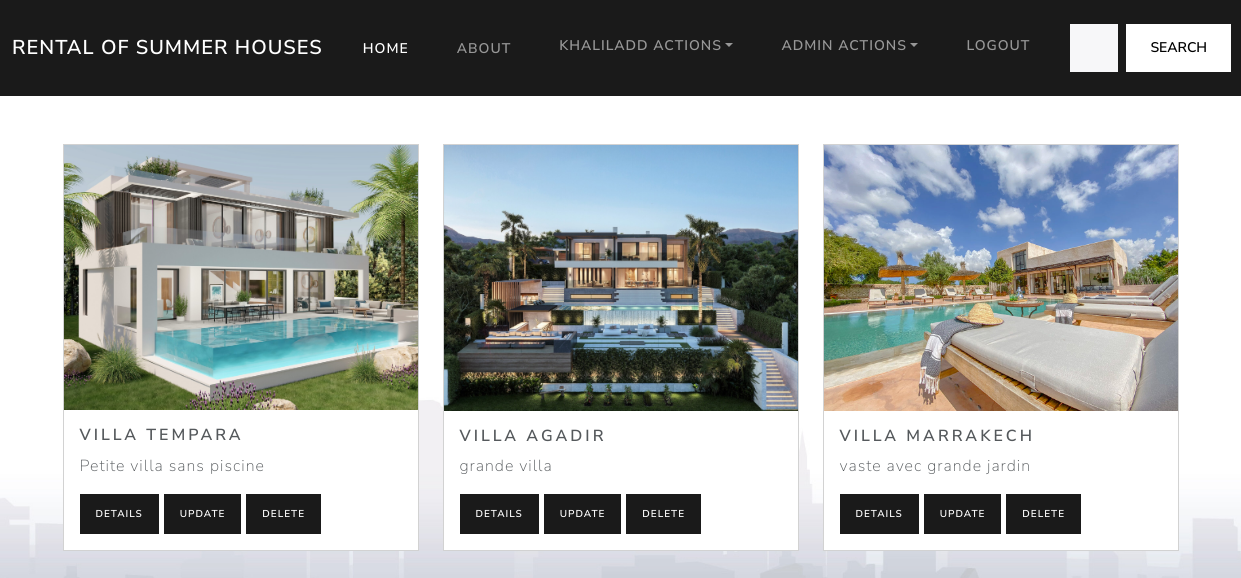
The page /listpersonalvilla/ (signed in) on the database its author committed.
### Consulte_poste/models.py (models this page shows, shortened)
class Maison(models.Model):
    user=models.ForeignKey(settings.AUTH_USER_MODEL, on_delete=models.CASCADE)
    Title = models.CharField(max_length=20)
    Description = models.CharField(max_length=100)
    Address =models.CharField(max_length=40)
    Image1 = models.ImageField()
    Image2 = models.ImageField()
    Image3 = models.ImageField()
    Image4 = models.ImageField()
    PrixDay = models.PositiveIntegerField()
    StartDay =models.DateField()
    EndDay = models.DateField()
    class Meta :
        abstract = True

class Villa(Maison):
    NumVilla=models.PositiveIntegerField()
    Piscine = models.BooleanField()

### Consulte_poste/views.py (the view)
# urls.py: path('listpersonalvilla/',PersonalVillaView.as_view(), name='Liste-Pvilla'),
class PersonalVillaView(ListView):
    template_name = 'PersVillaList.html'
    model = Villa

### Consulte_poste/templates/PersVillaList.html (shortened to what this page needs)
{% load static %}
<!DOCTYPE html>
<html>
  <head>
    <link rel="stylesheet" href="{% static 'css/bootstrap.min.css' %}" />
  </head>
  <body>
    <nav class="navbar navbar-expand-lg navbar-dark bg-primary">
      <div class="container-fluid">
        <a class="navbar-brand" href="{% url 'Consulte_poste:homeIn' %}">rental of summer HOUSES</a>
        <div class="collapse navbar-collapse" id="navbarColor01">
          <ul class="navbar-nav me-auto">
            <li class="nav-item">
              <a class="nav-link active" href="{% url 'Consulte_poste:homeIn' %}">Home
              </a>
            </li>
            <li class="nav-item">
              <a class="nav-link" href="#">About</a>
            </li>
          </ul>
          <form class="d-flex">
            {% if user.is_authenticated %}
            <ul class="navbar-nav me-auto">
                <li class="nav-item dropdown">
                    <a class="nav-link dropdown-toggle" data-bs-toggle="dropdown" href="#" role="button" aria-haspopup="true" aria-expanded="false">{{user}} ACTIONS</a>
                  </li>
                  {% if user.is_superuser %}
                  <li class="nav-item dropdown">
                    <a class="nav-link dropdown-toggle" data-bs-toggle="dropdown" href="#" role="button" aria-haspopup="true" aria-expanded="false">ADMIN ACTIONS</a>
                  </li>
                  {% endif %}
                <li class="nav-item">
                  <a class="nav-link" href="{% url 'Logout' %}">LOGOUT</a>
                </li>
             </ul>
            {% endif %}
            <input class="form-control me-sm-2" type="search" placeholder="Search">
            <button class="btn btn-secondary my-2 my-sm-0" type="submit">Search</button>
          </form>
         </div>
      </div>
    </nav>
    {% block content %}
    <div class="container">
      <br>
      <br>
    <div class="row">
          {% for Villa in object_list %}
          {% if user == Villa.user %}
          <div class="col-md-4">
            <div class="card">
              {% if Villa.Image1 %}
              <img src="{{ Villa.Image1.url }}" class="card-img-top" alt="..." >
              {% endif %}
              <div class="card-body">
                <h5 class="card-title">{{ Villa.Title }} </h5>
                <p class="card-text">{{ Villa.Description }}</p>
                <a href="{% url 'Consulte_poste:Maison-details' Villa.id %}" class="btn btn-sm btn-primary">Details</a>
                <a href="{% url 'Consulte_poste:Update-villa' Villa.id %}" class="btn btn-sm btn-primary">UPDATE</a>
                <a href="{% url 'Consulte_poste:Delete-villa' Villa.id %}" class="btn btn-sm btn-primary">DELETE</a>
              </div>
            </div>
          </div>
  {% endif %}
          {% endfor %}
        </div>
      </div>
      {% endblock content %}
  </body>
</html>

### rows shown on the page
Villa: Image1 (picture), Title "VILLA TEMPARA", Description "Petite villa sans piscine"
Villa: Image1 (picture), Title "VILLA AGADIR", Description "grande villa"
Villa: Image1 (picture), Title "VILLA MARRAKECH", Description "vaste avec grande jardin"

### other values the page prints
{{ user }} "KHALILADD"
